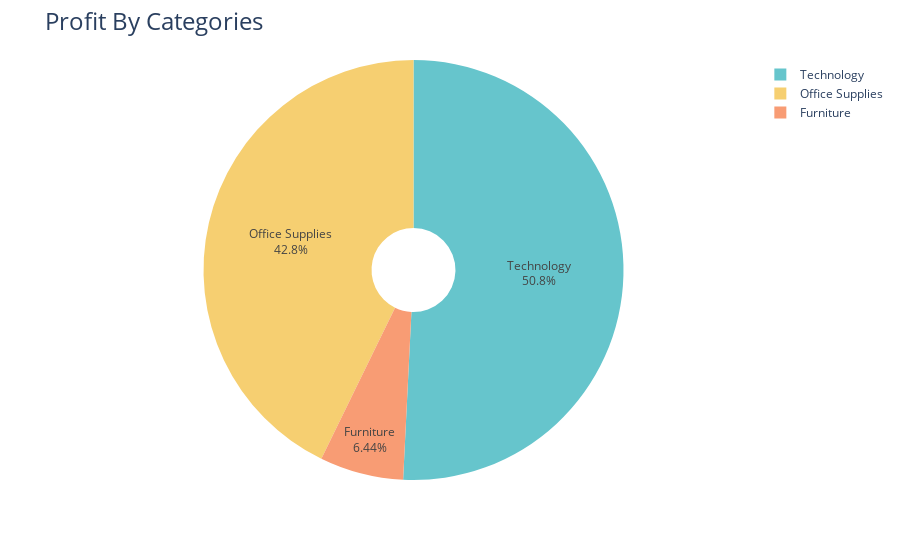

Write notebook code for a chart like this one.
### Code cell
fig = px.pie(profit_by_category,
            values = "Profit",
            names = "Category",
            hole = 0.2,
            color_discrete_sequence = px.colors.qualitative.Pastel)
fig.update_traces(textposition = "inside", textinfo = "percent+label")
fig.update_layout(title_text = "Profit By Categories", title_font = dict(size = 24))
fig.show()

### Figure 1 — Plotly figure (JSON) as saved in the notebook; plotly's stock layout.template omitted (floating-point values rounded to 4 significant figures)
{"data": [{"domain": {"x": [0, 1], "y": [0, 1]}, "hole": 0.2, "hovertemplate": "Category=%{label}<br>Profit=%{value}<extra></extra>", "labels": ["Furniture", "Office Supplies", "Technology"], "legendgroup": "", "name": "", "showlegend": true, "textinfo": "percent+label", "textposition": "inside", "type": "pie", "values": [18450.0, 122500.0, 145500.0]}], "layout": {"autosize": true, "legend": {"tracegroupgap": 0}, "margin": {"t": 60}, "piecolorway": ["rgb(102, 197, 204)", "rgb(246, 207, 113)", "rgb(248, 156, 116)", "rgb(220, 176, 242)", "rgb(135, 197, 95)", "rgb(158, 185, 243)", "rgb(254, 136, 177)", "rgb(201, 219, 116)", "rgb(139, 224, 164)", "rgb(180, 151, 231)", "rgb(179, 179, 179)"], "title": {"font": {"size": 24}, "text": "Profit By Categories"}}}
